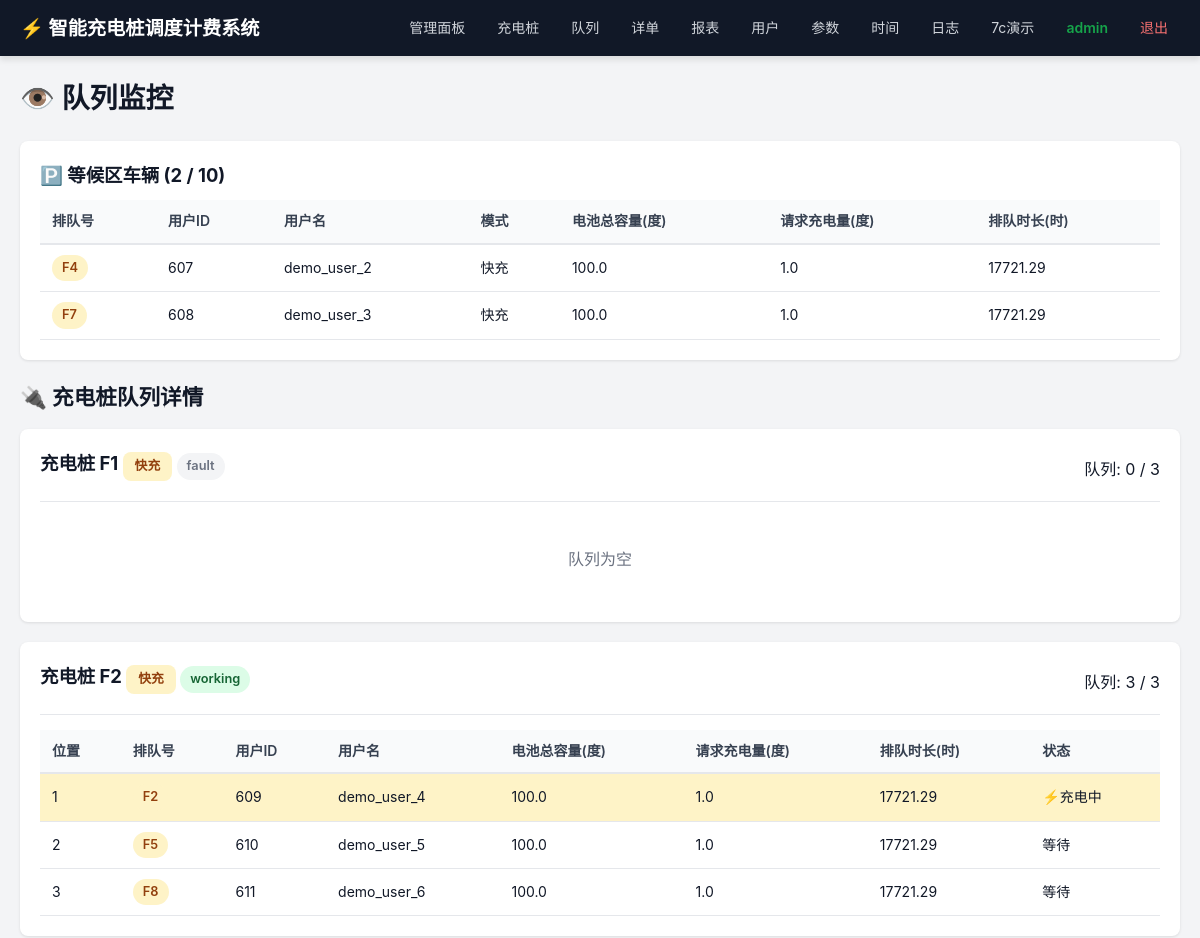
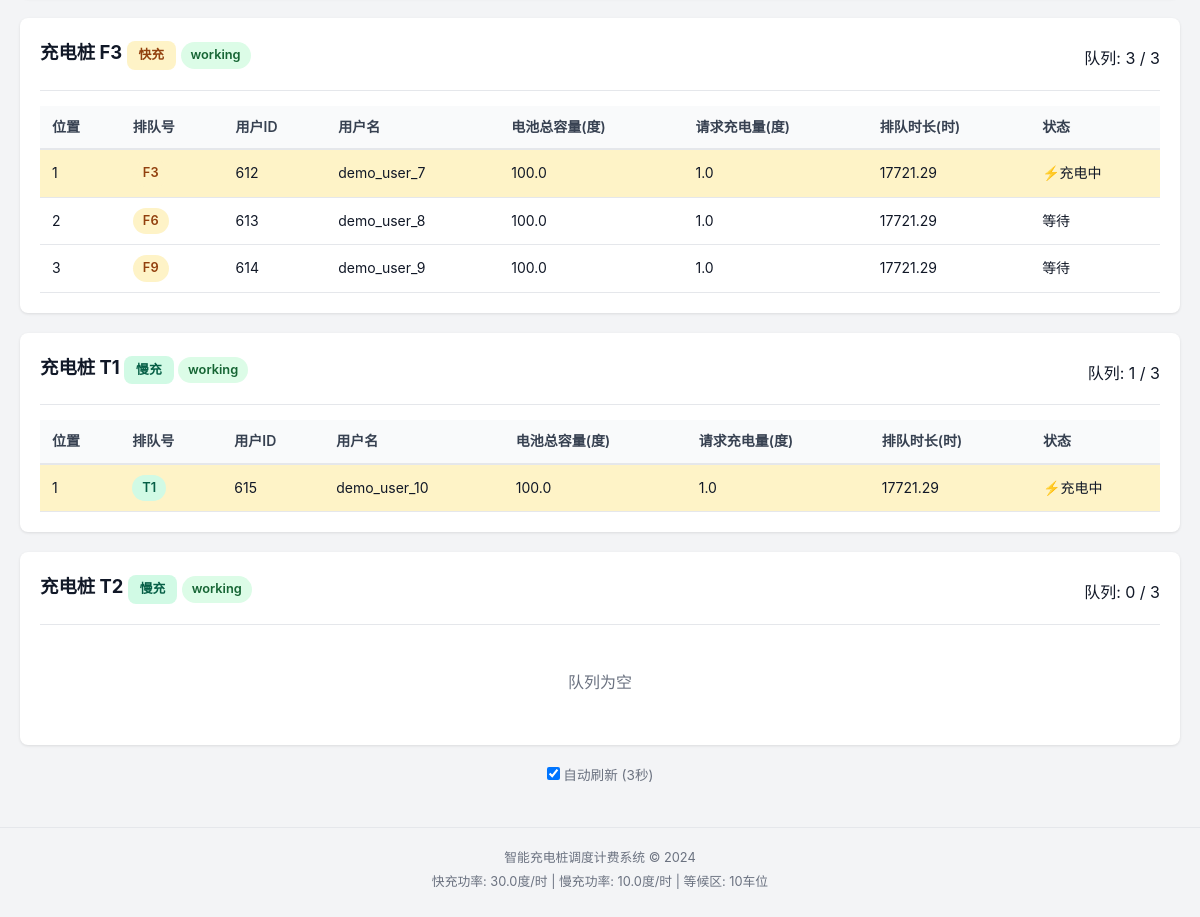
Page /admin/queue (signed in) on the earlier database version (2 pictures, top to bottom).
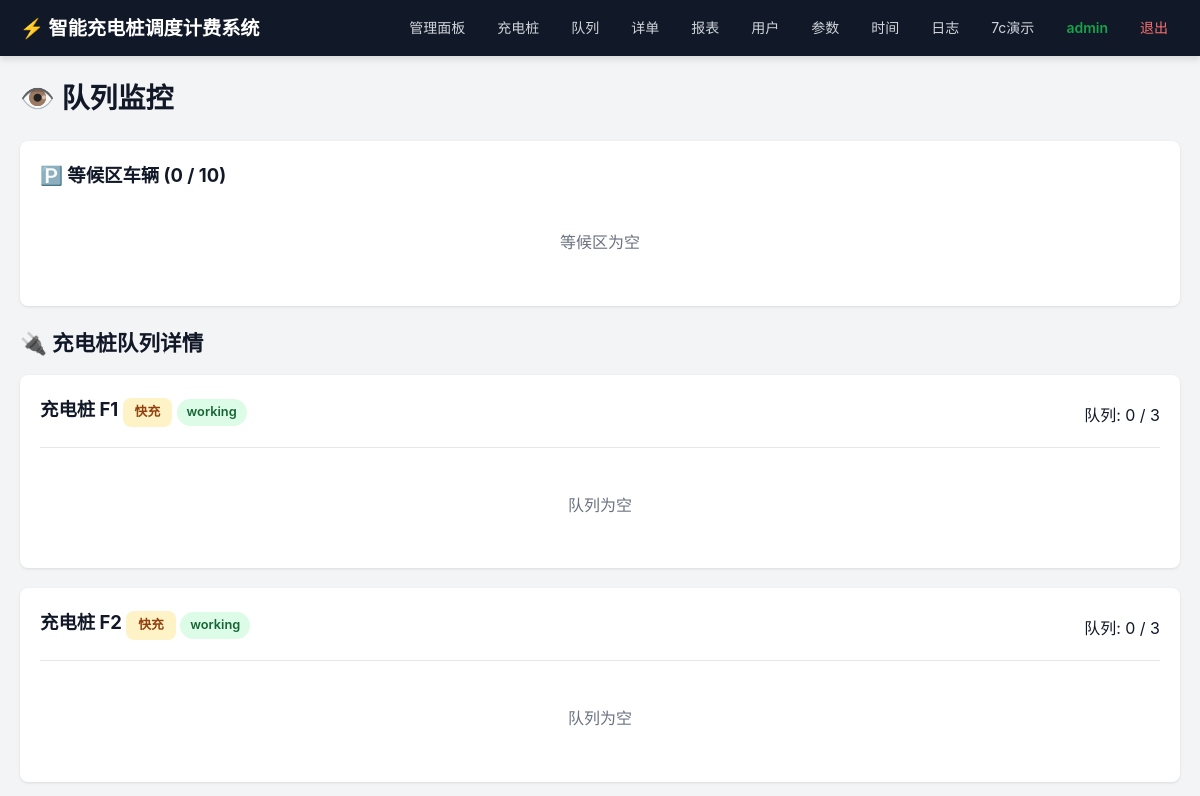
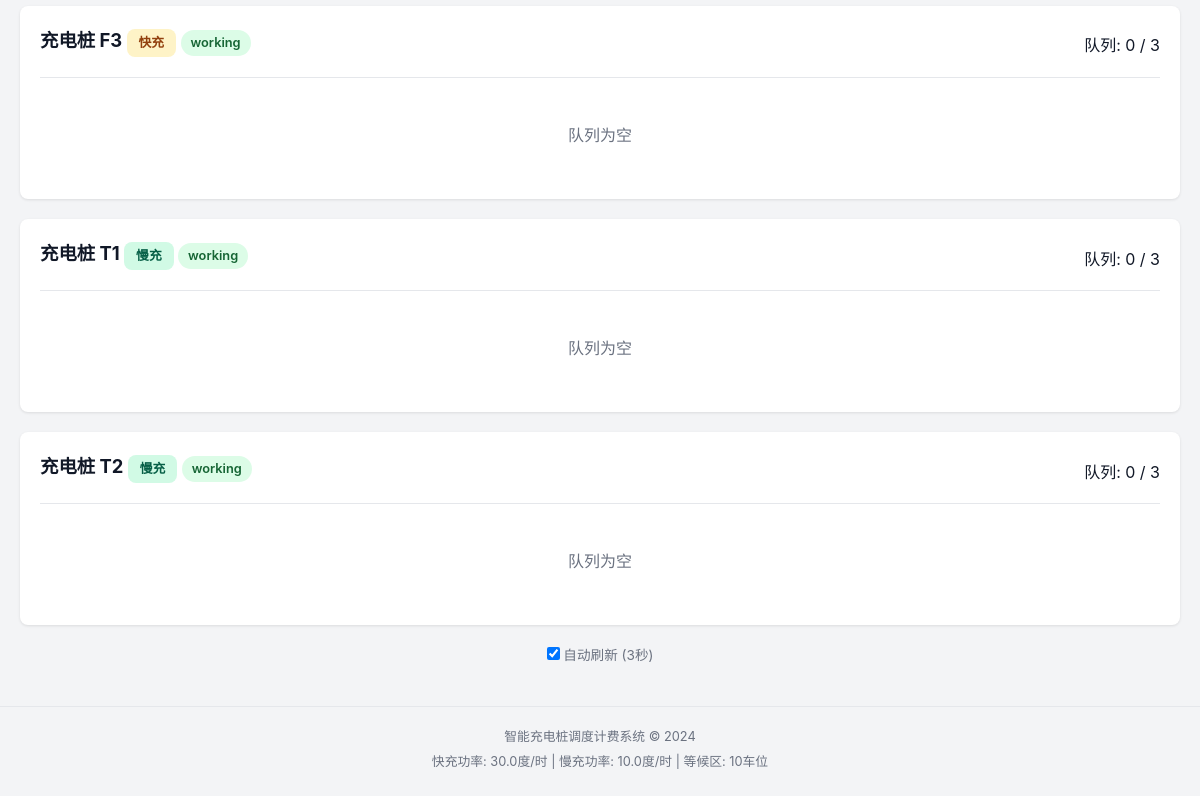
Same page on the later database version (2 pictures, top to bottom).
### tables this page shows
CREATE TABLE requests (
            id INTEGER PRIMARY KEY AUTOINCREMENT,
            user_id INTEGER NOT NULL,
            queue_number TEXT,
            mode TEXT NOT NULL,
            request_amount REAL NOT NULL,
            actual_amount REAL DEFAULT 0,
            status TEXT DEFAULT 'waiting',
            charger_id INTEGER,
            charger_queue_position INTEGER DEFAULT -1,
            created_at TIMESTAMP DEFAULT CURRENT_TIMESTAMP,
            start_time TIMESTAMP,
            end_time TIMESTAMP,
            charge_fee REAL DEFAULT 0,
            service_fee REAL DEFAULT 0,
            total_fee REAL DEFAULT 0,
            wait_start_time TIMESTAMP DEFAULT CURRENT_TIMESTAMP,
            FOREIGN KEY (user_id) REFERENCES users(id)
        );

CREATE TABLE users (
            id INTEGER PRIMARY KEY AUTOINCREMENT,
            username TEXT UNIQUE NOT NULL,
            password_hash TEXT NOT NULL,
            role TEXT NOT NULL DEFAULT 'user',
            battery_capacity REAL DEFAULT 60.0,
            vehicle_model TEXT DEFAULT '',
            created_at TIMESTAMP DEFAULT CURRENT_TIMESTAMP
        );

CREATE TABLE chargers (
            id INTEGER PRIMARY KEY AUTOINCREMENT,
            charger_no TEXT UNIQUE NOT NULL,
            type TEXT NOT NULL,
            power REAL NOT NULL,
            status TEXT DEFAULT 'working',
            total_charges INTEGER DEFAULT 0,
            total_duration REAL DEFAULT 0,
            total_energy REAL DEFAULT 0,
            total_charge_fee REAL DEFAULT 0,
            total_service_fee REAL DEFAULT 0,
            total_fee REAL DEFAULT 0
        );

### app.py (the view)
@app.route('/admin/queue')
@admin_required
def admin_queue():
    all_chargers = get_all_chargers()
    charger_queues = []
    for charger in all_chargers:
        queue_info = scheduler.get_charger_queue_info(charger['id'])
        if queue_info:
            for v in queue_info.get('vehicles', []):
                user = get_user_by_id(v['user_id'])
                v['username'] = user['username'] if user else 'Unknown'
                v['battery_capacity'] = user['battery_capacity'] if user else 60.0
            charger_queues.append(queue_info)
    waiting_area = get_waiting_requests()
    waiting_details = []
    for req in waiting_area:
        user = get_user_by_id(req['user_id'])
        wait_start = datetime.fromisoformat(req['wait_start_time']) if req.get('wait_start_time') else datetime.now()
        current = scheduler.get_current_time()
        wait_hours = (current - wait_start).total_seconds() / 3600
        waiting_details.append({
            'queue_number': req['queue_number'],
            'user_id': req['user_id'],
            'username': user['username'] if user else 'Unknown',
            'mode': req['mode'],
            'request_amount': req['request_amount'],
            'battery_capacity': user['battery_capacity'] if user else 60.0,
            'wait_hours': round(max(0, wait_hours), 2)
        })
    return render_template('admin/queue.html',
                          charger_queues=charger_queues,
                          waiting_details=waiting_details)

### app.py (called while the page is built)
@app.context_processor
def inject_config():
    s = settings.get_all()
    return {
        'config': {
            'FAST_CHARGING_PILE_NUM': s['FAST_CHARGING_PILE_NUM'],
            'TRICKLE_CHARGING_PILE_NUM': s['TRICKLE_CHARGING_PILE_NUM'],
            'FAST_CHARGING_POWER': s['FAST_CHARGING_POWER'],
            'TRICKLE_CHARGING_POWER': s['TRICKLE_CHARGING_POWER'],
            'WAITING_AREA_SIZE': s['WAITING_AREA_SIZE'],
            'CHARGING_QUEUE_LEN': s['CHARGING_QUEUE_LEN'],
            'SERVICE_FEE_RATE': s['SERVICE_FEE_RATE'],
            'SIMULATION_SPEED': s['SIMULATION_SPEED'],
        },
        'get_all_chargers': get_all_chargers,
        'get_charger': get_charger,
    }

def admin_required(f):
    @wraps(f)
    def decorated(*args, **kwargs):
        if 'user_id' not in session:
            flash('请先登录', 'warning')
            return redirect(url_for('login'))
        if session.get('role') != 'admin':
            flash('需要管理员权限', 'danger')
            return redirect(url_for('user_dashboard'))
        return f(*args, **kwargs)
    return decorated

### database.py (called while the page is built)
def get_db():
    conn = sqlite3.connect(DATABASE_PATH)
    conn.row_factory = sqlite3.Row
    conn.execute("PRAGMA foreign_keys = ON")
    return conn

def get_user_by_id(user_id):
    conn = get_db()
    user = conn.execute("SELECT * FROM users WHERE id = ?", (user_id,)).fetchone()
    conn.close()
    return dict(user) if user else None

def get_all_chargers():
    conn = get_db()
    chargers = conn.execute(
        "SELECT * FROM chargers ORDER BY charger_no"
    ).fetchall()
    conn.close()
    return [dict(c) for c in chargers]

def get_charger(charger_id):
    conn = get_db()
    charger = conn.execute(
        "SELECT * FROM chargers WHERE id = ?", (charger_id,)
    ).fetchone()
    conn.close()
    return dict(charger) if charger else None

def get_waiting_requests(mode=None):
    conn = get_db()
    if mode:
        reqs = conn.execute(
            "SELECT * FROM requests WHERE status = 'waiting' AND mode = ? ORDER BY queue_number",
            (mode,)
        ).fetchall()
    else:
        reqs = conn.execute(
            "SELECT * FROM requests WHERE status = 'waiting' ORDER BY queue_number"
        ).fetchall()
    conn.close()
    return [dict(r) for r in reqs]

### scheduler.py (called while the page is built)
    def get_current_time(self):
        with self._time_lock:
            return self.simulation_time

### templates/admin/queue.html (shortened to what this page needs)
{% extends "base.html" %}
{% block content %}
<div class="container">
    <h1>👁️ 队列监控</h1>
    <div class="card">
        <h3>🅿️ 等候区车辆 ({{ waiting_details|length }} / {{ config.WAITING_AREA_SIZE }})</h3>
        {% if waiting_details %}
        <table class="table">
            <thead>
                <tr>
                    <th>排队号</th>
                    <th>用户ID</th>
                    <th>用户名</th>
                    <th>模式</th>
                    <th>电池总容量(度)</th>
                    <th>请求充电量(度)</th>
                    <th>排队时长(时)</th>
                </tr>
            </thead>
            <tbody>
                {% for v in waiting_details %}
                <tr>
                    <td><span class="badge badge-{{ v.mode }}">{{ v.queue_number }}</span></td>
                    <td>{{ v.user_id }}</td>
                    <td>{{ v.username }}</td>
                    <td>{{ '快充' if v.mode == 'fast' else '慢充' }}</td>
                    <td>{{ v.battery_capacity }}</td>
                    <td>{{ v.request_amount }}</td>
                    <td>{{ v.wait_hours }}</td>
                </tr>
                {% endfor %}
            </tbody>
        </table>
        {% else %}
        <p class="empty-text">等候区为空</p>
        {% endif %}
    </div>
    <h2>🔌 充电桩队列详情</h2>
    {% for queue in charger_queues %}
    <div class="card">
        <div class="card-header">
            <h3>充电桩 {{ queue.charger_no }}
                <span class="charger-type-badge charger-type-{{ queue.type }}">
                    {{ '快充' if queue.type == 'fast' else '慢充' }}
                </span>
                <span class="status status-{{ 'charging' if queue.status == 'working' else 'waiting' }}">
                    {{ queue.status }}
                </span>
            </h3>
            <span>队列: {{ queue.queue_length }} / {{ queue.max_queue }}</span>
        </div>
        {% if queue.vehicles %}
        <table class="table">
            <thead>
                <tr>
                    <th>位置</th>
                    <th>排队号</th>
                    <th>用户ID</th>
                    <th>用户名</th>
                    <th>电池总容量(度)</th>
                    <th>请求充电量(度)</th>
                    <th>排队时长(时)</th>
                    <th>状态</th>
                </tr>
            </thead>
            <tbody>
                {% for v in queue.vehicles %}
                <tr class="{{ 'row-charging' if v.status == 'charging' else '' }}">
                    <td>{{ v.position + 1 }}</td>
                    <td><span class="badge badge-{{ queue.type }}">{{ v.queue_number }}</span></td>
                    <td>{{ v.user_id }}</td>
                    <td>{{ v.username }}</td>
                    <td>{{ v.battery_capacity }}</td>
                    <td>{{ v.request_amount }}</td>
                    <td>{{ v.wait_hours }}</td>
                    <td>{{ '⚡充电中' if v.status == 'charging' else '等待' }}</td>
                </tr>
                {% endfor %}
            </tbody>
        </table>
        {% else %}
        <p class="empty-text">队列为空</p>
        {% endif %}
    </div>
    {% endfor %}
    <div class="auto-refresh">
        <label><input type="checkbox" id="auto-refresh" checked> 自动刷新 (3秒)</label>
    </div>
</div>
{% endblock %}

### templates/base.html (shortened to what this page needs)
<!DOCTYPE html>
<html lang="zh-CN">
<head>
    <link rel="stylesheet" href="{{ url_for('static', filename='css/style.css') }}">
</head>
<body>
    <nav class="navbar">
        <div class="nav-container">
            <a href="/" class="nav-brand">⚡ 智能充电桩调度计费系统</a>
            <div class="nav-menu">
                {% if session.user_id %}
                    {% if session.role == 'admin' %}
                        <a href="{{ url_for('admin_dashboard') }}" class="nav-link">管理面板</a>
                        <a href="{{ url_for('admin_chargers') }}" class="nav-link">充电桩</a>
                        <a href="{{ url_for('admin_queue') }}" class="nav-link">队列</a>
                        <a href="{{ url_for('admin_bills') }}" class="nav-link">详单</a>
                        <a href="{{ url_for('admin_reports') }}" class="nav-link">报表</a>
                        <a href="{{ url_for('admin_users') }}" class="nav-link">用户</a>
                        <a href="{{ url_for('admin_settings') }}" class="nav-link">参数</a>
                        <a href="{{ url_for('admin_simulation_time') }}" class="nav-link">时间</a>
                        <a href="{{ url_for('admin_logs') }}" class="nav-link">日志</a>
                        <a href="{{ url_for('admin_fault_demo') }}" class="nav-link nav-link-demo">7c演示</a>
                    {% else %}
                        <a href="{{ url_for('user_dashboard') }}" class="nav-link">我的面板</a>
                        <a href="{{ url_for('submit_request') }}" class="nav-link">提交请求</a>
                        <a href="{{ url_for('queue_status') }}" class="nav-link">排队状态</a>
                        <a href="{{ url_for('user_bills') }}" class="nav-link">充电详单</a>
                    {% endif %}
                    <span class="nav-user">{{ session.username }}</span>
                    <a href="{{ url_for('logout') }}" class="nav-link nav-logout">退出</a>
                {% else %}
                    <a href="{{ url_for('login') }}" class="nav-link">登录</a>
                    <a href="{{ url_for('register') }}" class="nav-link">注册</a>
                {% endif %}
            </div>
        </div>
    </nav>
    <main class="main-content">
        {% block content %}{% endblock %}
    </main>
    <footer class="footer">
        <p>智能充电桩调度计费系统 &copy; 2024</p>
        <p>快充功率: {{ config.FAST_CHARGING_POWER }}度/时 | 慢充功率: {{ config.TRICKLE_CHARGING_POWER }}度/时 | 等候区: {{ config.WAITING_AREA_SIZE }}车位</p>
    </footer>
</body>
</html>

### static/css/style.css (style rules this page uses)
:root { --primary: #2563eb; --primary-dark: #1d4ed8; --success: #16a34a; --warning: #f59e0b; --danger: #dc2626; --info: #0891b2; --gray-50: #f9fafb; --gray-100: #f3f4f6; --gray-200: #e5e7eb; --gray-300: #d1d5db; --gray-500: #6b7280; --gray-700: #374151; --gray-900: #111827; --radius: 8px; --shadow: 0 1px 3px rgba(0,0,0,0.1); --shadow-lg: 0 4px 6px rgba(0,0,0,0.1); }
* { margin: 0; padding: 0; box-sizing: border-box; }
body { font-family: -apple-system, BlinkMacSystemFont, 'Segoe UI', Roboto, 'Helvetica Neue', Arial, sans-serif; background: var(--gray-100); color: var(--gray-900); line-height: 1.6; min-height: 100vh; }
.navbar { background: var(--gray-900); color: white; padding: 0 20px; box-shadow: var(--shadow-lg); position: sticky; top: 0; z-index: 100; }
.nav-container { max-width: 1200px; margin: 0 auto; display: flex; justify-content: space-between; align-items: center; height: 56px; }
.nav-brand { font-size: 1.2rem; font-weight: bold; color: white; text-decoration: none; }
.nav-menu { display: flex; align-items: center; gap: 8px; flex-wrap: wrap; }
.nav-link { color: var(--gray-300); text-decoration: none; padding: 6px 12px; border-radius: var(--radius); font-size: 0.875rem; transition: all 0.2s; }
.nav-user { color: var(--success); font-weight: 600; padding: 6px 12px; font-size: 0.875rem; }
.nav-logout { color: #f87171 !important; }
.main-content { max-width: 1200px; margin: 20px auto; padding: 0 20px; min-height: calc(100vh - 160px); }
h1 { font-size: 1.75rem; margin-bottom: 20px; color: var(--gray-900); }
h2 { font-size: 1.35rem; margin-bottom: 15px; }
h3 { font-size: 1.15rem; margin-bottom: 10px; }
.card { background: white; border-radius: var(--radius); padding: 20px; margin-bottom: 20px; box-shadow: var(--shadow); }
.card-header { display: flex; justify-content: space-between; align-items: center; margin-bottom: 15px; padding-bottom: 10px; border-bottom: 1px solid var(--gray-200); }
.status { display: inline-block; padding: 3px 10px; border-radius: 20px; font-size: 0.8rem; font-weight: 600; }
.status-charging { background: #dcfce7; color: #166534; }
.charger-type-badge { display: inline-block; padding: 4px 12px; border-radius: var(--radius); font-size: 0.8rem; font-weight: 600; }
.charger-type-fast { background: #fef3c7; color: #92400e; }
.charger-type-slow { background: #d1fae5; color: #065f46; }
.empty-text { text-align: center; color: var(--gray-500); padding: 30px; font-size: 1rem; }
.auto-refresh { text-align: center; margin: 20px 0; color: var(--gray-500); font-size: 0.85rem; }
.footer { text-align: center; padding: 20px; color: var(--gray-500); font-size: 0.8rem; border-top: 1px solid var(--gray-200); margin-top: 40px; }
.footer p { margin-bottom: 4px; }

Differences in the rows shown:
removed requests: queue_number "F4", user_id "607", mode "快充", request_amount "1.0"
removed users: username "demo_user_2", battery_capacity "100.0"
removed requests: queue_number "F7", user_id "608", mode "快充", request_amount "1.0"
removed users: username "demo_user_3", battery_capacity "100.0"
removed requests: queue_number "F2", user_id "609", request_amount "1.0", status "⚡充电中"
removed users: username "demo_user_4", battery_capacity "100.0"
removed requests: queue_number "F5", user_id "610", request_amount "1.0", status "等待"
removed users: username "demo_user_5", battery_capacity "100.0"
removed requests: queue_number "F8", user_id "611", request_amount "1.0", status "等待"
removed users: username "demo_user_6", battery_capacity "100.0"
removed requests: queue_number "F3", user_id "612", request_amount "1.0", status "⚡充电中"
removed users: username "demo_user_7", battery_capacity "100.0"
removed requests: queue_number "F6", user_id "613", request_amount "1.0", status "等待"
removed users: username "demo_user_8", battery_capacity "100.0"
removed requests: queue_number "F9", user_id "614", request_amount "1.0", status "等待"
removed users: username "demo_user_9", battery_capacity "100.0"
removed requests: queue_number "T1", user_id "615", request_amount "1.0", status "⚡充电中"
removed users: username "demo_user_10", battery_capacity "100.0"
changed chargers (number 1 of 5 on the later page): status "fault" → "working"
changed chargers (number 2 of 5 on the later page): queue_length "3" → "0"; text "位置 排队号 用户ID 用户名 电池总容量(度) 请求充电量(度) 排队时长(时) 状态" → "队列为空"
changed chargers (number 3 of 5 on the later page): queue_length "3" → "0"; text "位置 排队号 用户ID 用户名 电池总容量(度) 请求充电量(度) 排队时长(时) 状态" → "队列为空"
changed chargers (number 4 of 5 on the later page): queue_length "1" → "0"; text "位置 排队号 用户ID 用户名 电池总容量(度) 请求充电量(度) 排队时长(时) 状态" → "队列为空"
Other differences:
{{ waiting_details|length }}: "2" → "0"
text no longer shown: "排队号 用户ID 用户名 模式 电池总容量(度) 请求充电量(度) 排队时长(时)"
text now shown: "等候区为空"
list line gone: "17721.29"
list line gone: "1 17721.29"
list line gone: "2 17721.29"
list line gone: "3 17721.29"
